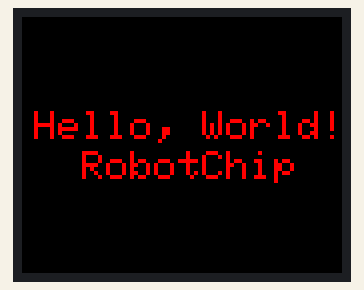
The sketch below on a simulated Arduino Uno, built with avr-gcc and run on an emulated ATmega328P. Shown: 160×128 colour display.

Above: at 0.1 s.

The sketch:

sketch_mar18b.ino
```cpp
/*
Тестировалось на Arduino IDE 1.8.0
Дата тестирования 29.08.2017г.
https://robotchip.ru/podklyuchenie-tft-displeya-1-8-k-arduino/

*/

#include <TFT.h>                 // Подключаем библиотеку TFT
#include <SPI.h>                 // Подключаем библиотеку SPI

#define cs   10                  // Указываем пины cs
#define dc   9                   // Указываем пины dc (A0)
#define rst  8                   // Указываем пины reset

TFT TFTscreen = TFT(cs, dc, rst);

void setup()
{
  TFTscreen.begin();
  TFTscreen.background(0, 0, 0); // Очистим экран дисплея
  TFTscreen.setTextSize(2);      // Устанавливаем размер шрифта
}

void loop()
{
/*
* Установка цвета фона TFTscreen.background ( r , g , b )
* где, r, g и b являются значениями RGB для заданного цвета
*/
  TFTscreen.background ( 0 , 0 , 0 );
/*
* Команда установки цвета фона TFTscreen.stroke ( r , g , b )
* где, r, g и b являются значениями RGB для заданного цвета
*/
  TFTscreen.stroke(255, 0, 0);
/*
 * Вывод текста на дисплей TFTscreen.text("Hello, World!", x, y);
 * где x и y координаты.
*/
  TFTscreen.text("Hello, World!", 6, 47);
  TFTscreen.text("RobotChip", 30, 67);
  delay(500);
}
```
